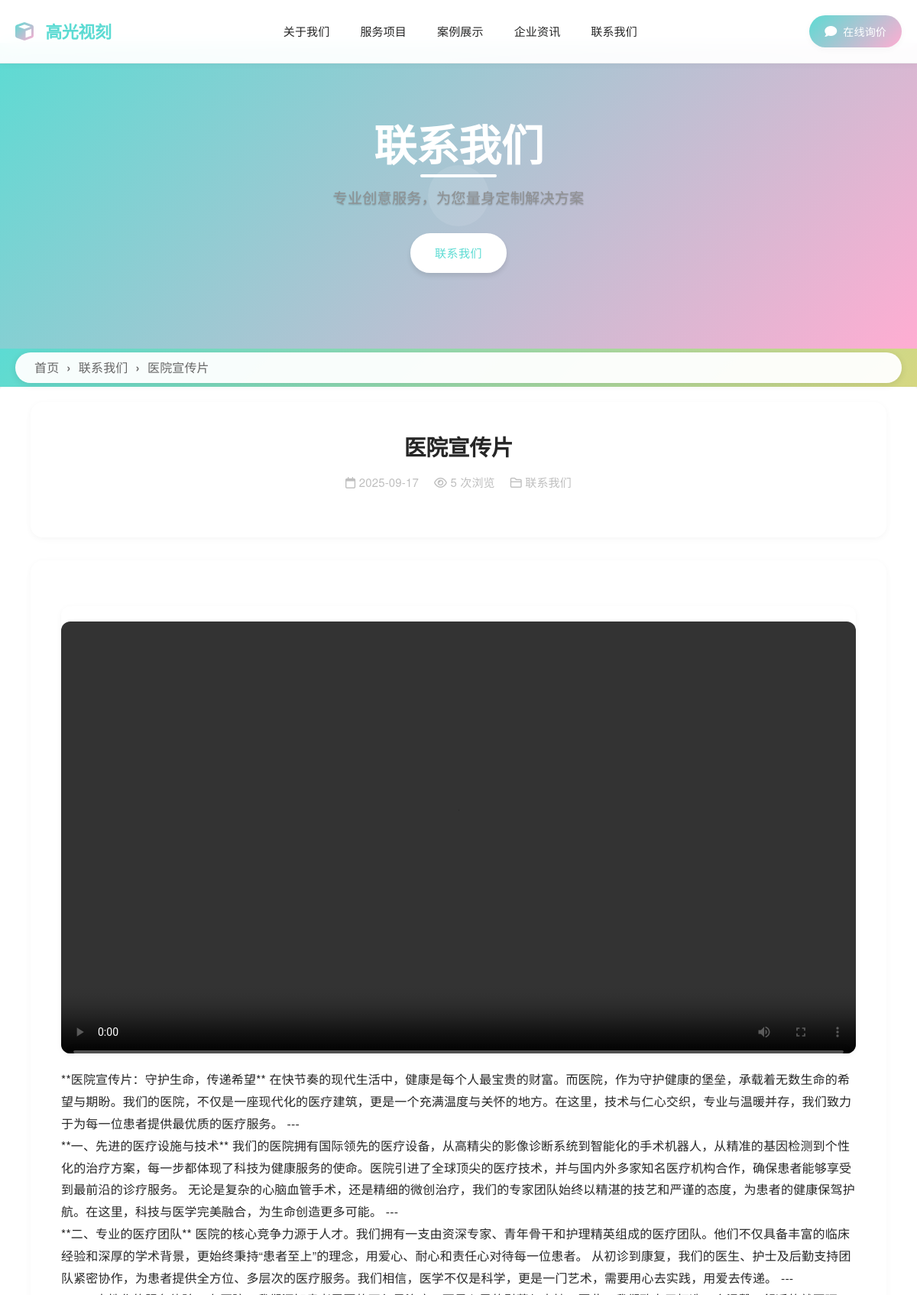
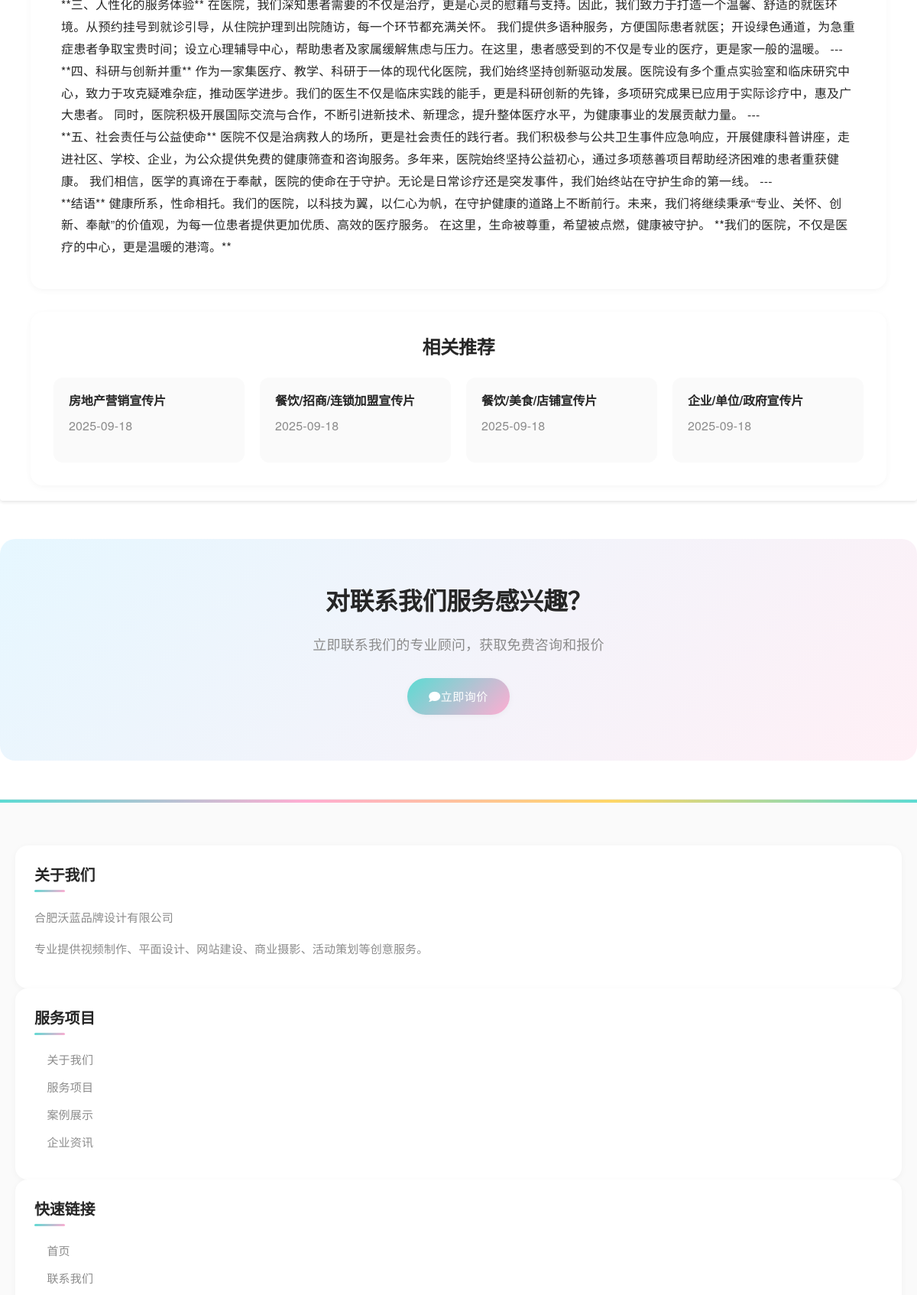
The page /OOB1ZUbw/dxnyypfg.html (upper part) on the database its author committed (2 pictures, top to bottom).
### tables this page shows
CREATE TABLE `config` (
  `id` int(11) NOT NULL AUTO_INCREMENT,
  `config_key` varchar(100) NOT NULL COMMENT '配置键名',
  `config_value` text COMMENT '配置值',
  `config_group` varchar(50) DEFAULT 'basic' COMMENT '配置分组',
  `config_type` enum('text','textarea','number','select','radio','checkbox','image','file') DEFAULT 'text' COMMENT '配置类型',
  `config_options` text COMMENT '配置选项(JSON格式)',
  `config_title` varchar(200) DEFAULT NULL COMMENT '配置标题',
  `config_description` text COMMENT '配置描述',
  `sort_order` int(11) DEFAULT '0' COMMENT '排序',
  `is_required` tinyint(1) DEFAULT '0' COMMENT '是否必填',
  `is_system` tinyint(1) DEFAULT '0' COMMENT '是否系统配置',
  `created_at` datetime DEFAULT CURRENT_TIMESTAMP COMMENT '创建时间',
  `updated_at` datetime DEFAULT CURRENT_TIMESTAMP ON UPDATE CURRENT_TIMESTAMP COMMENT '更新时间',
  PRIMARY KEY (`id`),
  UNIQUE KEY `config_key` (`config_key`),
  KEY `config_group` (`config_group`),
  KEY `sort_order` (`sort_order`)
);

CREATE TABLE `categories` (
  `id` int(11) NOT NULL AUTO_INCREMENT,
  `name` varchar(100) NOT NULL COMMENT '栏目名称',
  `slug` varchar(100) NOT NULL COMMENT 'URL别名',
  `description` text COMMENT '栏目描述',
  `channel_content` longtext COMMENT '频道页面内容',
  `template_type` enum('channel','list','content') NOT NULL DEFAULT 'list' COMMENT '模板类型',
  `template_file` varchar(100) DEFAULT NULL COMMENT '模板文件名',
  `parent_id` int(11) NOT NULL DEFAULT '0' COMMENT '父栏目ID',
  `sort_order` int(11) NOT NULL DEFAULT '0' COMMENT '排序',
  `is_active` tinyint(1) NOT NULL DEFAULT '1' COMMENT '是否启用',
  `meta_title` varchar(200) DEFAULT NULL COMMENT 'SEO标题',
  `meta_keywords` varchar(500) DEFAULT NULL COMMENT 'SEO关键词',
  `meta_description` varchar(500) DEFAULT NULL COMMENT 'SEO描述',
  `created_at` timestamp NOT NULL DEFAULT CURRENT_TIMESTAMP COMMENT '创建时间',
  `updated_at` timestamp NOT NULL DEFAULT CURRENT_TIMESTAMP ON UPDATE CURRENT_TIMESTAMP COMMENT '更新时间',
  `content_template_id` int(11) DEFAULT NULL COMMENT '内容模板ID',
  PRIMARY KEY (`id`),
  UNIQUE KEY `slug` (`slug`),
  KEY `parent_id` (`parent_id`),
  KEY `sort_order` (`sort_order`),
  KEY `is_active` (`is_active`),
  KEY `idx_template_file` (`template_file`),
  KEY `idx_content_template_id` (`content_template_id`)
);

CREATE TABLE `contents` (
  `id` int(11) NOT NULL AUTO_INCREMENT,
  `category_id` int(11) NOT NULL COMMENT '栏目ID',
  `title` varchar(200) NOT NULL COMMENT '标题',
  `slug` varchar(200) NOT NULL COMMENT 'URL别名',
  `summary` text COMMENT '摘要',
  `content` longtext COMMENT '内容',
  `thumbnail` varchar(500) DEFAULT NULL COMMENT '缩略图',
  `images` json DEFAULT NULL COMMENT '图片集合',
  `videos` json DEFAULT NULL COMMENT '视频集合',
  `tags` varchar(500) DEFAULT NULL COMMENT '标签',
  `view_count` int(11) NOT NULL DEFAULT '0' COMMENT '浏览量',
  `sort_order` int(11) NOT NULL DEFAULT '0' COMMENT '排序',
  `is_featured` tinyint(1) NOT NULL DEFAULT '0' COMMENT '是否推荐',
  `is_published` tinyint(1) NOT NULL DEFAULT '1' COMMENT '是否发布',
  `published_at` timestamp NULL DEFAULT NULL COMMENT '发布时间',
  `seo_title` varchar(200) DEFAULT NULL COMMENT 'SEO标题',
  `seo_keywords` varchar(500) DEFAULT NULL COMMENT 'SEO关键词',
  `seo_description` varchar(500) DEFAULT NULL COMMENT 'SEO描述',
  `created_at` timestamp NOT NULL DEFAULT CURRENT_TIMESTAMP COMMENT '创建时间',
  `updated_at` timestamp NOT NULL DEFAULT CURRENT_TIMESTAMP ON UPDATE CURRENT_TIMESTAMP COMMENT '更新时间',
  PRIMARY KEY (`id`),
  UNIQUE KEY `slug` (`slug`),
  KEY `category_id` (`category_id`),
  KEY `is_published` (`is_published`),
  KEY `is_featured` (`is_featured`),
  KEY `sort_order` (`sort_order`)
);

### templates/default/detail.php (the view, shortened to what this page needs)
<?php
$innerpage_banners = get_innerpage_banners(5);
$related_contents = get_contents($content['category_id'], 4, 0, true);
?>
<!DOCTYPE html>
<html lang="zh-CN">
<head>
    <link rel="stylesheet" href="https://unpkg.com/layui@2.8.0/dist/css/layui.css">
    <link rel="stylesheet" href="<?php echo url('templates/default/assets/css/frontend/style.css'); ?>">
    <link rel="stylesheet" href="<?php echo url('templates/default/assets/css/frontend/content.css'); ?>">
    <link rel="stylesheet" href="<?php echo url('templates/default/assets/css/frontend/dynamic-banner.css'); ?>">
    <link rel="stylesheet" href="https://cdnjs.cloudflare.com/ajax/libs/font-awesome/6.0.0/css/all.min.css">
</head>
<body class="content-page">
    <?php include __DIR__ . '/header.php'; ?>
    <?php if (!empty($innerpage_banners)): ?>
    <section class="inner-banner-section">
        <div class="dynamic-inner-carousel">
            <?php foreach ($innerpage_banners as $index => $banner): ?>
            <div class="carousel-slide-3d <?php echo $index === 0 ? 'active' : ''; ?>"
                 style="background-image: url('<?php echo htmlspecialchars($banner['image_url']); ?>');">
                <div class="inner-banner-content-3d">
                    <?php if (!empty($banner['title'])): ?>
                    <h2><?php echo htmlspecialchars($banner['title']); ?></h2>
                    <?php endif; ?>
                    <?php if (!empty($banner['link_url'])): ?>
                    <div class="inner-banner-buttons">
                        <a href="<?php echo htmlspecialchars($banner['link_url']); ?>" class="btn-primary">了解更多</a>
                    </div>
                    <?php endif; ?>
                </div>
            </div>
            <?php endforeach; ?>
            <button class="carousel-control-3d prev">
                <i class="fas fa-chevron-left"></i>
            </button>
            <button class="carousel-control-3d next">
                <i class="fas fa-chevron-right"></i>
            </button>
            <div class="carousel-indicators-3d">
                <?php for ($i = 0; $i < count($innerpage_banners); $i++): ?>
                <span class="indicator-3d <?php echo $i === 0 ? 'active' : ''; ?>" data-slide="<?php echo $i; ?>"></span>
                <?php endfor; ?>
            </div>
        </div>
    </section>
    <?php else: ?>
    <section class="inner-banner-section inner-banner-placeholder">
        <div class="inner-banner-placeholder-content">
            <h2><?php echo htmlspecialchars($category['name']); ?></h2>
            <p>专业创意服务，为您量身定制解决方案</p>
            <div class="inner-banner-placeholder-buttons">
                <a href="<?php echo url('contact/'); ?>" class="btn-primary">联系我们</a>
            </div>
        </div>
    </section>
    <?php endif; ?>
    <section class="breadcrumb-section" style="height: 50px; display: flex; align-items: center;">
        <div class="container">
            <div class="custom-breadcrumb" style="height: 40px; width: 100%;">
                <?php
                $breadcrumb_data = generate_breadcrumb_data($category['id'], $content);
                echo render_breadcrumb_html($breadcrumb_data);
                ?>
            </div>
        </div>
    </section>
    <section class="content-detail">
        <div class="container">
            <div class="content-header">
                <h1 class="content-title"><?php echo $content['title']; ?></h1>
                <div class="content-meta">
                    <span>
                        <i class="far fa-calendar"></i>
                        <?php echo date('Y-m-d', strtotime($content['created_at'])); ?>
                    </span>
                    <span>
                        <i class="far fa-eye"></i>
                        <?php echo $content['view_count']; ?> 次浏览
                    </span>
                    <span>
                        <i class="far fa-folder"></i>
                        <?php echo $category['name']; ?>
                    </span>
                </div>
            </div>
            <div class="content-body">
                <?php echo $content['content']; ?>
            </div>
            <?php if (!empty($related_contents)): ?>
            <div class="related-content">
                <h3 class="related-title">相关推荐</h3>
                <div class="related-grid">
                    <?php foreach ($related_contents as $related): ?>
                    <a href="<?php echo content_url($related); ?>" class="related-item">
                        <h4><?php echo $related['title']; ?></h4>
                        <p><?php echo date('Y-m-d', strtotime($related['created_at'])); ?></p>
                    </a>
                    <?php endforeach; ?>
                </div>
            </div>
            <?php endif; ?>
        </div>
    </section>
    <section class="inquiry-section">
        <div class="container">
            <h2>对<?php echo $category['name']; ?>服务感兴趣？</h2>
            <p>立即联系我们的专业顾问，获取免费咨询和报价</p>
            <a href="<?php echo url('contact/'); ?>" class="btn-primary">
                <i class="fas fa-comment"></i> 立即询价
            </a>
        </div>
    </section>
    <?php include __DIR__ . '/footer.php'; ?>
</body>
</html>

### templates/default/header.php (shortened to what this page needs)
<header class="site-header">
    <div class="container">
        <div class="header-content">
            <div class="logo">
                <a href="<?php echo url(); ?>">
                    <i class="fas fa-cube"></i>
                    <span><?php echo get_config('site_name', '高光视刻'); ?></span>
                </a>
            </div>
            <nav class="main-nav">
                <ul class="nav-list">
                    <?php
                    $main_categories = get_categories(0, true);
                    $current_url = $_SERVER['REQUEST_URI'];
                    foreach ($main_categories as $category):
                        $is_active = strpos($current_url, '/' . $category['slug'] . '/') !== false;
                        $sub_categories = get_categories($category['id'], true);
                    ?>
                    <li class="nav-item <?php echo $is_active ? 'active' : ''; ?>">
                        <a href="<?php echo url($category['slug'] . '/'); ?>"><?php echo $category['name']; ?></a>
                    </li>
                    <?php endforeach; ?>
                </ul>
            </nav>
            <div class="header-actions">
                <a href="<?php echo url('contact/'); ?>" class="btn-inquiry">
                    <i class="fas fa-comment"></i> 在线询价
                </a>
            </div>
        </div>
    </div>
</header>

### templates/default/footer.php (shortened to what this page needs)
<footer class="site-footer">
    <div class="container">
        <div class="footer-content">
            <div class="layui-row layui-col-space15">
                <div class="layui-col-md3 layui-col-sm6">
                    <div class="footer-section">
                        <h3>关于我们</h3>
                        <p><?php echo get_config('company_name', '合肥沃蓝品牌设计有限公司'); ?></p>
                        <p>专业提供视频制作、平面设计、网站建设、商业摄影、活动策划等创意服务。</p>
                    </div>
                </div>
                <div class="layui-col-md3 layui-col-sm6">
                    <div class="footer-section">
                        <h3>服务项目</h3>
                        <ul class="footer-links">
                            <?php
                            $service_categories = get_categories(0, true);
                            foreach ($service_categories as $category):
                                if ($category['slug'] != 'contact'):
                            ?>
                            <li><a href="<?php echo url($category['slug'] . '/'); ?>"><?php echo $category['name']; ?></a></li>
                            <?php
                                endif;
                            endforeach;
                            ?>
                        </ul>
                    </div>
                </div>
                <div class="layui-col-md3 layui-col-sm6">
                    <div class="footer-section">
                        <h3>快速链接</h3>
                        <ul class="footer-links">
                            <li><a href="<?php echo url(); ?>">首页</a></li>
                            <li><a href="<?php echo url('contact/'); ?>">联系我们</a></li>
                        </ul>
                    </div>
                </div>
            </div>
        </div>
    </div>
</footer>

### templates/default/assets/css/frontend/content.css (style rules this page uses)
.content-page .inner-banner-section { margin-top: 0; position: relative; height: 400px; }
.content-page .site-header { position: fixed; top: 0; left: 0; right: 0; z-index: 1000; }
.content-page { padding-top: 56px; }
.breadcrumb-section { background: linear-gradient(-45deg, #5cdbd3, #ffadd2, #ffd666, #5cdbd3); background-size: 400% 400%; animation: gradientBG 15s ease infinite; box-shadow: 0 4px 6px rgba(0, 0, 0, 0.1); height: 60px; display: flex; align-items: center; }
.custom-breadcrumb { background: rgba(255, 255, 255, 0.95); border-radius: 30px; padding: 0 25px; height: 40px; display: flex; align-items: center; box-shadow: 0 2px 10px rgba(0, 0, 0, 0.1); font-weight: 500; }
.content-detail { padding: 20px; background-color: #fff; border-radius: 0.25rem; box-shadow: 0 2px 4px rgba(0, 0, 0, 0.1); }
.content-detail h1 { font-size: 1.8rem; margin-bottom: 1rem; }
.content-detail p { font-size: 1rem; line-height: 1.5; margin-bottom: 1rem; }
.content-detail a { color: #007bff; text-decoration: none; }

### templates/default/assets/css/frontend/dynamic-banner.css (style rules this page uses)
.inner-banner-section { position: relative; height: 400px; overflow: visible; margin-top: 0; perspective: 1000px; }

### rows shown on the page
config: config_value "高光视刻"
categories: name "关于我们"
categories: name "服务项目"
categories: name "案例展示"
categories: name "企业资讯"
categories: name "联系我们"
contents: title "医院宣传片", created_at "2025-09-17", view_count "5", content "**医院宣传片：守护生命，传递希望** 在快节奏的现代生活中，健康是每个人最宝贵的财富。而医院，作为守护健康的堡垒，承载着无数生命的希望与期盼。我们的医院，不仅是一座现代化的医疗建筑，更是一个充满温度与关怀的地方。在这里，技术与仁心交织，专业与温暖并存，我们致力于为每一位患者提供最优质的医疗服务。 --- **一、先进的医疗设施与技术** 我们的医院拥有国际领先的医疗设备，从高精尖的影像诊断系统到智能化的手术机器人，从精准的基因检测到个性化的治疗方案，每一步都体现了科技为健康服务的使命。医院引进了全球顶尖的医疗技术，并与国内外多家知名医疗机构合作，确保患者能够享受到最前沿的诊疗服务。 无论是复杂的心脑血管手术，还是精细的微创治疗，我们的专家团队始终以精湛的技艺和严谨的态度，为患者的健康保驾护航。在这里，科技与医学完美融合，为生命创造更多可能。 --- **二、专业的医疗团队** 医院的核心竞争力源于人才。我们拥有一支由资深专家、青年骨干和护理精英组成的医疗团队。他们不仅具备丰富的临床经验和深厚的学术背景，更始终秉持“患者至上”的理念，用爱心、耐心和责任心对待每一位患者。 从初诊到康复，我们的医生、护士及后勤支持团队紧密协作，为患者提供全方位、多层次的医疗服务。我们相信，医学不仅是科学，更是一门艺术，需要用心去实践，用爱去传递。 --- **三、人性化的服务体验** 在医院，我们深知患者需要的不仅是治疗，更是心灵的慰藉与支持。因此，我们致力于打造一个温馨、舒适的就医环境。从预约挂号到就诊引导，从住院护理到出院随访，每一个环节都充满关怀。…"
contents: title "房地产营销宣传片", created_at "2025-09-18"
contents: title "餐饮/招商/连锁加盟宣传片", created_at "2025-09-18"
contents: title "餐饮/美食/店铺宣传片", created_at "2025-09-18"
contents: title "企业/单位/政府宣传片", created_at "2025-09-18"

### other values the page prints
$item['name'] "首页"
$item['name'] "联系我们"
$item['name'] "医院宣传片"
get_config('company_name', '合肥沃蓝品牌设计有限公司') "合肥沃蓝品牌设计有限公司"
